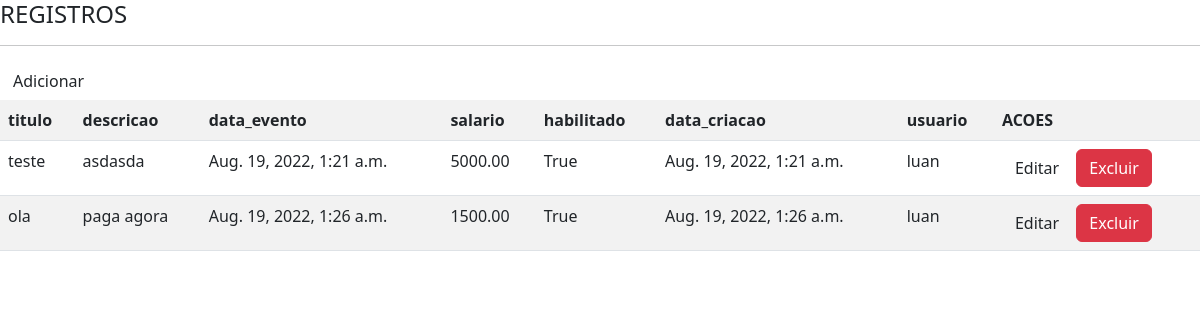
The app's page / (signed in), older data.
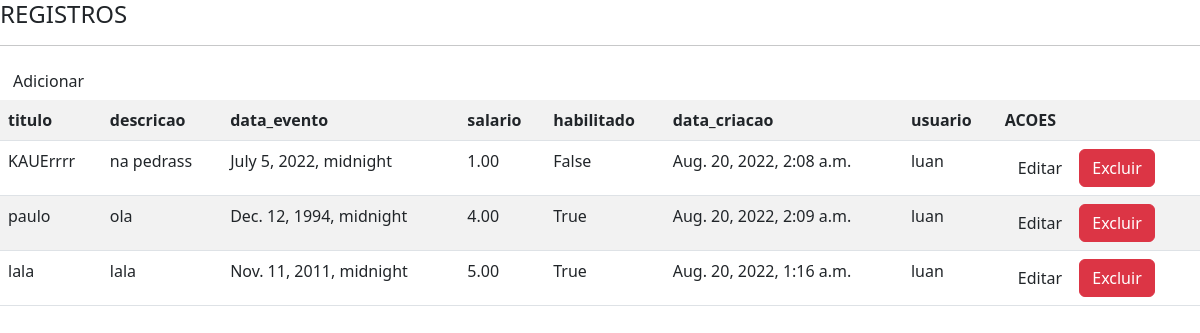
The same page, newer data.
### core/models.py (models this page shows, shortened)
class Eventos(models.Model):
    titulo = models.CharField(max_length=100)
    descricao = models.TextField(blank=True, null=True)
    data_evento = models.DateTimeField(verbose_name='Data do Evento')
    salario = models.DecimalField(max_digits=6, decimal_places=2, blank=True, null=True)
    habilitado = models.BooleanField(default=True, blank=True)
    data_criacao = models.DateTimeField(auto_now=True, verbose_name='Data de Criação')
    usuario = models.ForeignKey(User, on_delete=models.CASCADE)

### core/views.py (the view)
# urls.py: path('', login_required(ListHomeView.as_view()), name='home'),
class ListHomeView(ListView):
    model = Eventos
    template_name = 'home.html'
    context_object_name = 'todos_eventos'

### templates/home.html (shortened to what this page needs)
<!DOCTYPE html>
<html lang="pt-br"
<head>
    <link href="https://cdn.jsdelivr.net/npm/bootstrap@5.2.0/dist/css/bootstrap.min.css" rel="stylesheet">
</head>
<body>
</body>
{% block content %}
    <div class=""card">
        <div class="="card-body">
            <h4>REGISTROS</h4>
            <hr>
            <a class="btn btn-sucess" href="{% url 'abra'%}">Adicionar</a>
            <table class="table table-striped">
                    <tr>
                        <th>titulo</th>
                        <th>descricao</th>
                        <th>data_evento</th>
                        <th>salario</th>
                        <th>habilitado</th>
                        <th>data_criacao</th>
                        <th>usuario</th>
                        <th>ACOES</th>
                    </tr>
                    {% for evento in todos_eventos %}
                         <tr>
                            <td>{{ evento.titulo }}</td>
                            <td>{{ evento.descricao }}</td>
                            <td>{{ evento.data_evento }}</td>
                            <td>{{ evento.salario }}</td>
                            <td>{{ evento.habilitado }}</td>
                            <td>{{ evento.data_criacao }}</td>
                            <td>{{ evento.usuario }}</td>
                            <td>
                                <a href="{%url 'update_evento' pk=evento.pk %}" class="btn btn-warnig">Editar</a>
                                <a href="{%url 'delete_evento' pk=evento.pk %}" class="btn btn-danger">Excluir</a>
                            </td>
                        </tr>
                    {% endfor %}
{% endblock%}
            </table>
        </div>
    </div>

Row changes from the older to the newer data that the page shows:
removed Eventos: titulo "teste", descricao "asdasda", data_evento "Aug. 19, 2022, 1:21 a.m.", salario "5000.00", habilitado "True", data_criacao "Aug. 19, 2022, 1:21 a.m.", usuario "luan"
removed Eventos: titulo "ola", descricao "paga agora", data_evento "Aug. 19, 2022, 1:26 a.m.", salario "1500.00", habilitado "True", data_criacao "Aug. 19, 2022, 1:26 a.m.", usuario "luan"
added Eventos: titulo "KAUErrrr", descricao "na pedrass", data_evento "July 5, 2022, midnight", salario "1.00", habilitado "False", data_criacao "Aug. 20, 2022, 2:08 a.m.", usuario "luan"
added Eventos: titulo "paulo", descricao "ola", data_evento "Dec. 12, 1994, midnight", salario "4.00", habilitado "True", data_criacao "Aug. 20, 2022, 2:09 a.m.", usuario "luan"
added Eventos: titulo "lala", descricao "lala", data_evento "Nov. 11, 2011, midnight", salario "5.00", habilitado "True", data_criacao "Aug. 20, 2022, 1:16 a.m.", usuario "luan"
